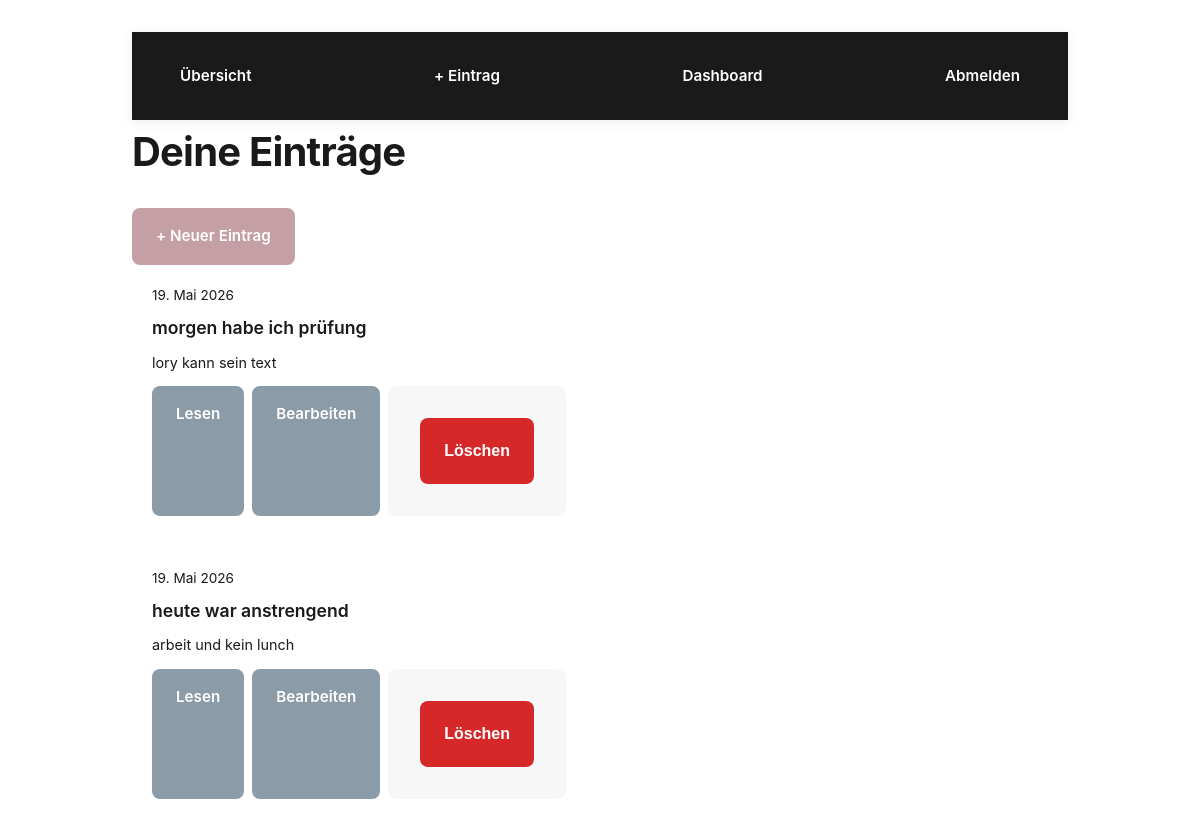
The app's page /overview (signed in), older data.
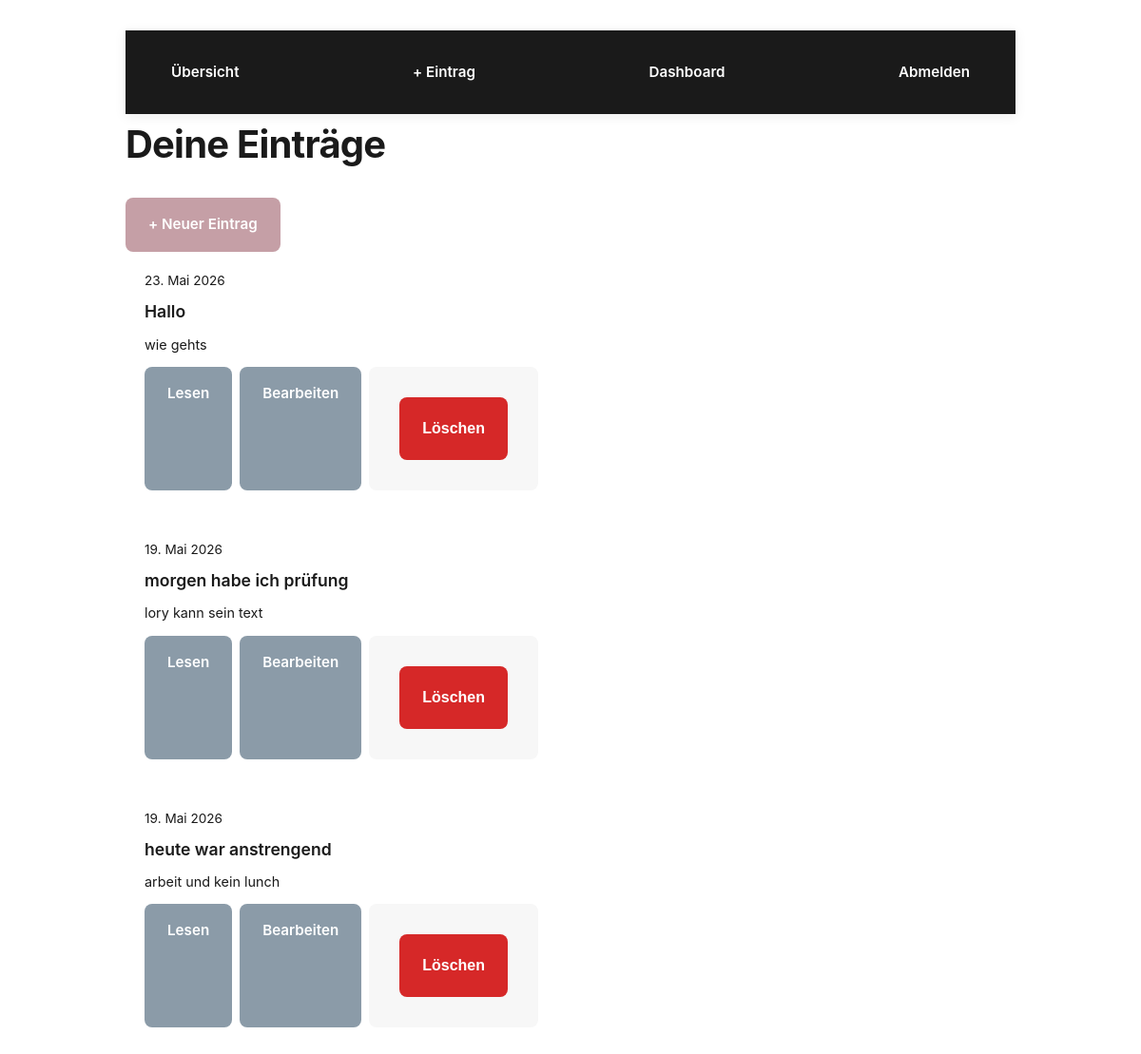
The same page, newer data.
### main.py (models this page shows)
class Entry(db.Model):
    id = db.Column(db.Integer, primary_key=True)
    user_id = db.Column(db.Integer, db.ForeignKey('user.id'), nullable=False)
    title = db.Column(db.String(200), nullable=False)
    date = db.Column(db.Date, nullable=False)
    content = db.Column(db.Text, nullable=False)

### main.py (the view)
@app.route("/overview")
def overview():
    redirect_response, user_obj = get_user_or_redirect()
    if redirect_response:
        return redirect_response
    entries = Entry.query.filter_by(user_id=user_obj.id).order_by(Entry.id.desc()).all()
    return render_template("overview.html", entries=entries)

### main.py (called while the page is built)
def get_current_user():
    return session.get("user")

def get_user_or_redirect():
    username = get_current_user()
    if not username:
        return redirect(url_for("login")), None
    user_obj = User.query.filter_by(username=username).first()
    if not user_obj:
        session.clear()
        return redirect(url_for("login")), None
    return None, user_obj

### templates/overview.html (shortened to what this page needs)
{% extends "base.html" %}
{% block content %}
<div class="page-header flex-between">
  <h1>Deine Einträge</h1>
  <a href="{{ url_for('new_entry') }}" class="btn btn-primary">+ Neuer Eintrag</a>
</div>
{% if entries %}
{% set months = ["","Jan","Feb","Mär","Apr","Mai","Jun","Jul","Aug","Sep","Okt","Nov","Dez"] %}
{% for entry in entries %}
<div style="background: var(--paper); border: 1px solid var(--border); border-radius: 4px; padding: 20px; margin-bottom: 12px;">
    <p style="font-size: 0.85rem; color: var(--muted); margin: 0 0 8px 0;">{{ entry.date.day }}. {{ months[entry.date.month] }} {{ entry.date.year }}</p>
    <h3 style="margin: 0 0 8px 0; font-size: 1.1rem; font-weight: 600;">{{ entry.title }}</h3>
  <p style="color: var(--muted); font-size: 0.9rem; margin: 0 0 12px 0;">{{ entry.content[:150] }}{% if entry.content|length > 150 %}…{% endif %}</p>
  <div style="display: flex; gap: 8px;">
    <a href="{{ url_for('entry_detail', entry_id=entry.id) }}" class="btn btn-secondary btn-sm">Lesen</a>
    <a href="{{ url_for('edit_entry', entry_id=entry.id) }}" class="btn btn-secondary btn-sm">Bearbeiten</a>
    <form method="post" action="{{ url_for('delete_entry', entry_id=entry.id) }}" onsubmit="return confirm('Löschen?');" style="margin: 0;">
      <button type="submit" class="btn btn-danger btn-sm">Löschen</button>
    </form>
  </div>
</div>
{% endfor %}
{% endif %}
{% endblock %}

### templates/base.html (shortened to what this page needs)
<!DOCTYPE html>
<html lang="de">
<head>
    <link rel="stylesheet" href="{{ url_for('static', filename='style.css') }}">
</head>
<body>
    <main>
        {% if session.get('user') %}
        <nav>
            <a href="{{ url_for('overview') }}">Übersicht</a>
            <a href="{{ url_for('new_entry') }}">+ Eintrag</a>
            <a href="{{ url_for('dashboard') }}">Dashboard</a>
            <a href="{{ url_for('logout') }}">Abmelden</a>
        </nav>
        {% endif %}
        {% block content %}{% endblock %}
    </main>
</body>
</html>

### static/style.css (style rules this page uses)
:root { --primary: #C59FA6; --primary-light: #D4B0B7; --primary-dark: #A67A84; --white: #FFFFFF; --gray-light: #F7F7F7; --gray-medium: #E0E0E0; --gray-dark: #333333; --text: #1A1A1A; --accent: #8B9BA8; --spacing-xs: 0.5rem; --spacing-sm: 1rem; --spacing-md: 1.5rem; --spacing-lg: 2rem; --spacing-xl: 3rem; --border-radius: 8px; --transition: all 0.3s cubic-bezier(0.4, 0, 0.2, 1); }
* { margin: 0; padding: 0; box-sizing: border-box; }
body { font-family: -apple-system, BlinkMacSystemFont, 'Segoe UI', 'Roboto', 'Oxygen', 'Ubuntu', 'Cantarell', 'Fira Sans', 'Droid Sans', 'Helvetica Neue', sans-serif; background-color: var(--white); color: var(--text); line-height: 1.6; font-size: 16px; -webkit-font-smoothing: antialiased; -moz-osx-font-smoothing: grayscale; }
html, body, #app { height: 100%; }
h1 { font-size: 2.5rem; font-weight: 700; letter-spacing: -0.02em; margin-bottom: var(--spacing-md); color: var(--text); }
h3 { font-size: 1.25rem; font-weight: 600; margin-bottom: var(--spacing-sm); color: var(--text); }
p { margin-bottom: var(--spacing-sm); color: #555; }
a { color: var(--primary); text-decoration: none; transition: var(--transition); font-weight: 500; }
nav { background-color: var(--text); padding: var(--spacing-md) var(--spacing-lg); box-shadow: 0 2px 12px rgba(0, 0, 0, 0.08); display: flex; align-items: center; justify-content: space-between; gap: var(--spacing-lg); flex-wrap: wrap; }
nav a { color: var(--white); font-weight: 600; font-size: 0.95rem; padding: var(--spacing-xs) var(--spacing-sm); border-radius: var(--border-radius); transition: var(--transition); }
main { max-width: 1000px; margin: 0 auto; padding: var(--spacing-lg); }
form { background-color: var(--gray-light); padding: var(--spacing-lg); border-radius: var(--border-radius); margin-bottom: var(--spacing-lg); }
button, .btn { display: inline-block; padding: var(--spacing-sm) var(--spacing-md); background-color: var(--primary); color: var(--white); border: none; border-radius: var(--border-radius); font-size: 0.95rem; font-weight: 600; cursor: pointer; transition: var(--transition); text-decoration: none; }
button[type="submit"] { width: 100%; padding: var(--spacing-md); font-size: 1rem; }
.btn-secondary { background-color: var(--accent); }
.btn-danger { background-color: #d62828; }

Row changes from the older to the newer data that the page shows:
added Entry: date.day "23", date "Mai", date.year "2026", title "Hallo", content "wie gehts"
